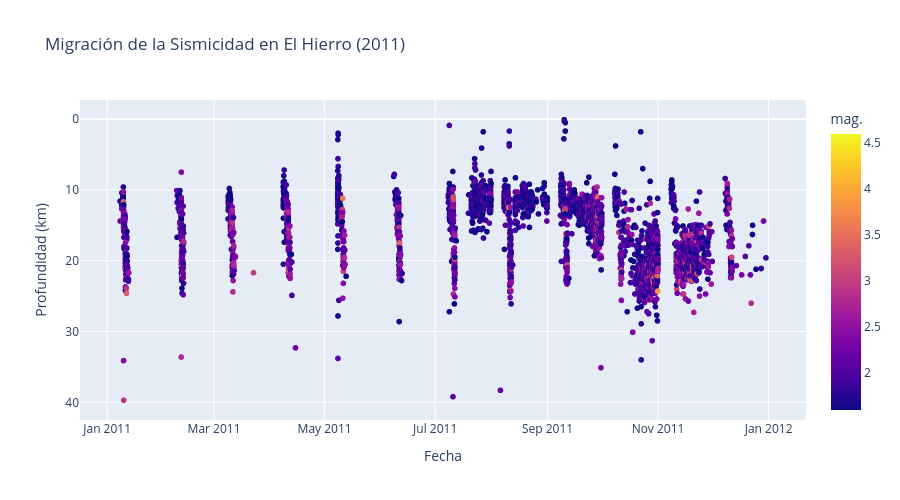

Write notebook code for a chart like this one.
### Markdown cell above
La Palma (2021):
- Doble reservorio: Se ven claramente dos niveles de almacenamiento: uno profundo entre 30-40 km y otro intermedio entre 10-15 km.
- Ascenso final: Justo antes de septiembre de 2021, hay una migración masiva y rápida hacia niveles muy someros (0-5 km), lo que coincide con el "ascenso rápido de magma" descrito en las fuentes.
- Intensidad: Los colores amarillos indican magnitudes mayores (≈5.1) concentradas en el reservorio profundo durante la erupción

### Code cell
graficar_migracion(df_bfiltrado, "El Hierro", 2011)

### Figure 1 — Plotly figure (JSON) as saved in the notebook; plotly's stock layout.template omitted (floating-point values rounded to 4 significant figures; data arrays with more than 128 entries replaced by an {"elided": "..."} marker saying what was removed)
{"data": [{"hovertemplate": "Fecha=%{x}<br>Profundidad (km)=%{y}<br>mag.=%{marker.color}<extra></extra>", "legendgroup": "", "marker": {"color": {"elided": "4609 float values"}, "coloraxis": "coloraxis", "symbol": "circle"}, "mode": "markers", "name": "", "showlegend": false, "type": "scattergl", "x": {"elided": "4609 str values"}, "xaxis": "x", "y": {"elided": "4609 float values"}, "yaxis": "y"}], "layout": {"coloraxis": {"colorbar": {"title": {"text": "mag."}}, "colorscale": [[0, "#0d0887"], [0.1111, "#46039f"], [0.2222, "#7201a8"], [0.3333, "#9c179e"], [0.4444, "#bd3786"], [0.5556, "#d8576b"], [0.6667, "#ed7953"], [0.7778, "#fb9f3a"], [0.8889, "#fdca26"], [1, "#f0f921"]]}, "height": 500, "legend": {"tracegroupgap": 0}, "title": {"text": "Migración de la Sismicidad en El Hierro (2011)"}, "xaxis": {"anchor": "y", "domain": [0, 1], "title": {"text": "Fecha"}}, "yaxis": {"anchor": "x", "autorange": "reversed", "domain": [0, 1], "title": {"text": "Profundidad (km)"}}}}
